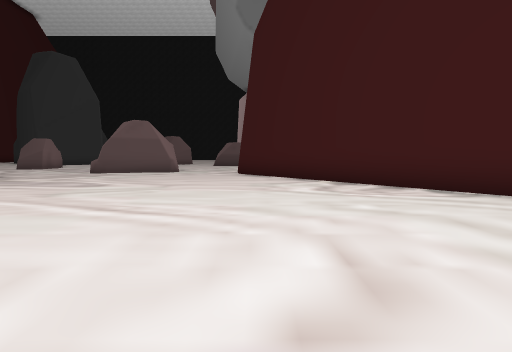
[1] (above)

22 first-person views from a walk through a scene from a Unity 3-D project. The camera is 1.3 m above the floor, tilts 4° down and sees 80° across. The floor is counted in squares, 2 m on a side. Each view is taken from the middle of a square. On the plan, view 1 faces up. The plan holds only what a view shows up to about 10 squares ahead; the rest is blank. The place goes on beyond the plan. The player is left out.

[2]
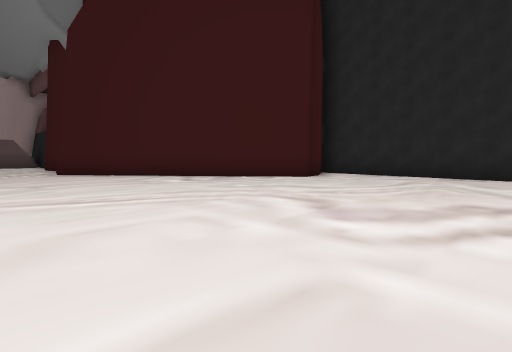

[3]
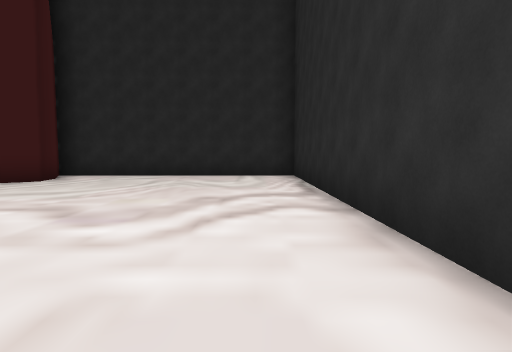

[4]
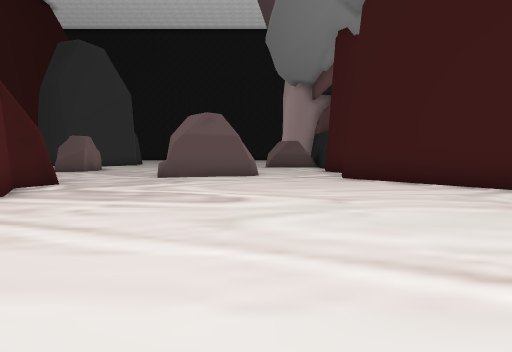

[5]
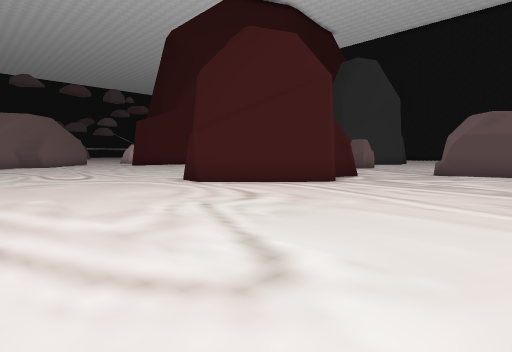

[6]
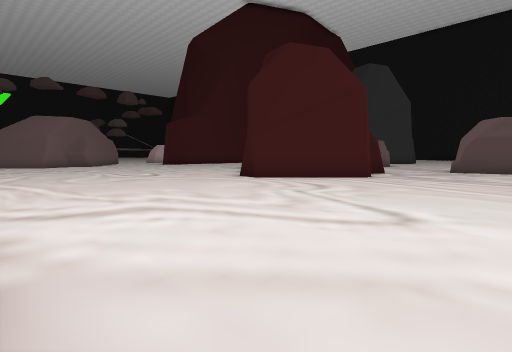

[7]
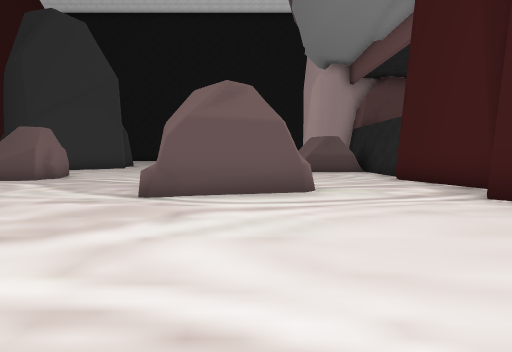

[8]
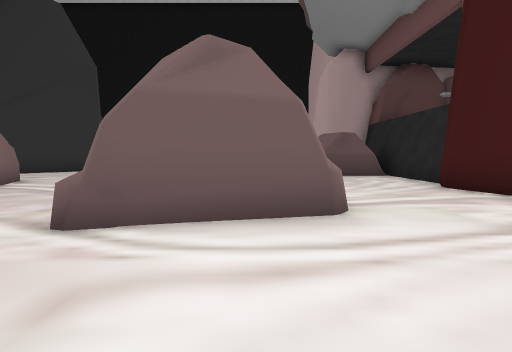

[9]
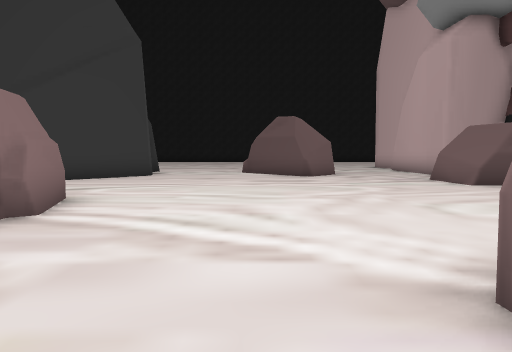

[10]
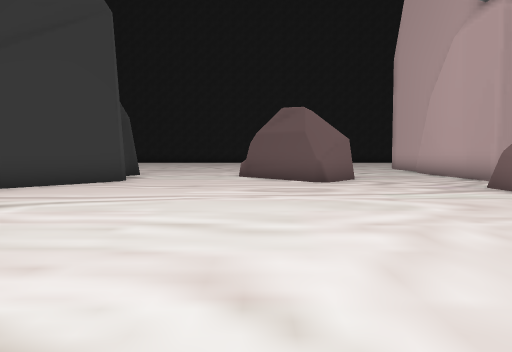

[11]
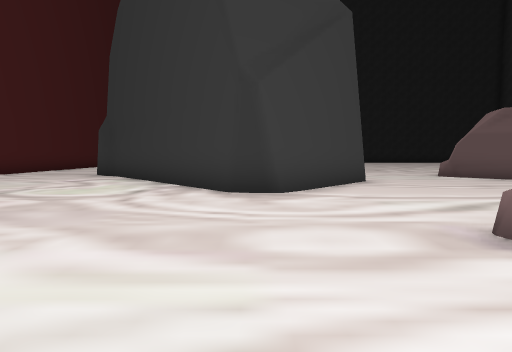

[12]
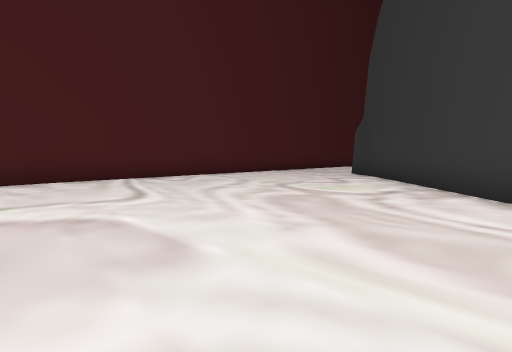

[13]
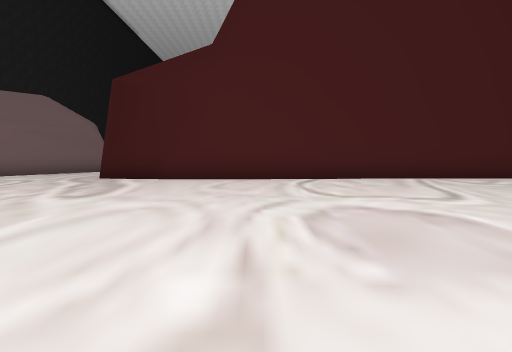

[14]
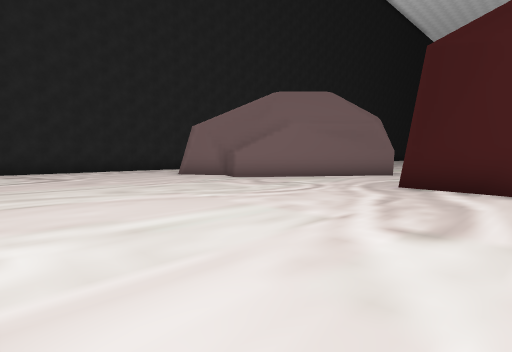

[15]
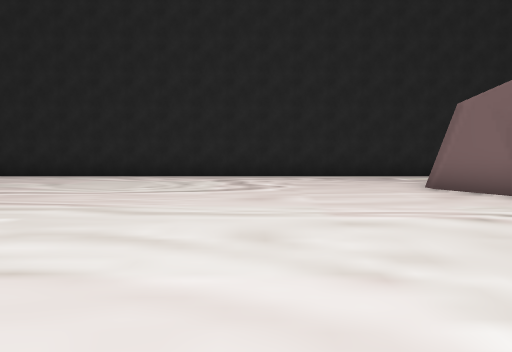

[16]
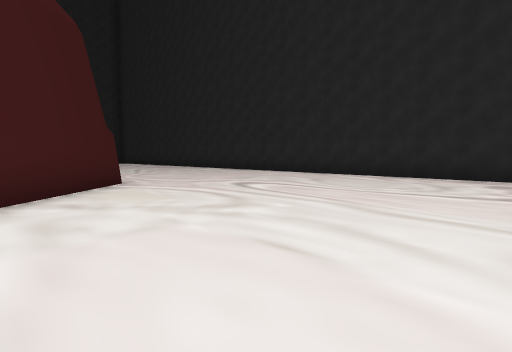

[17]
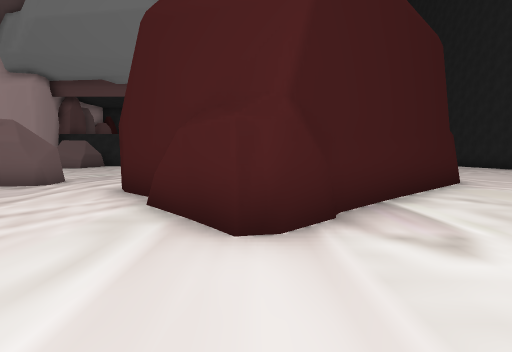

[18]
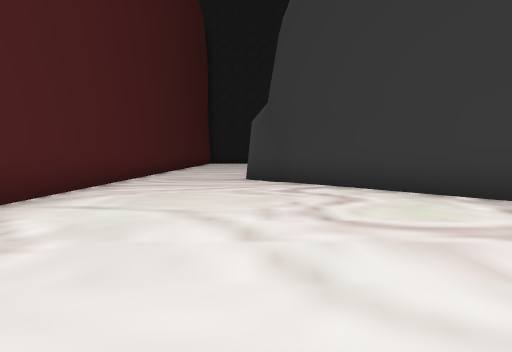

[19]
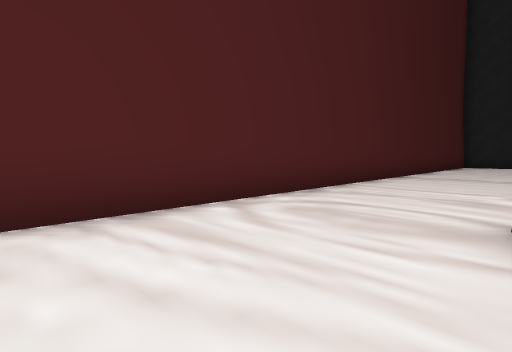

[20]
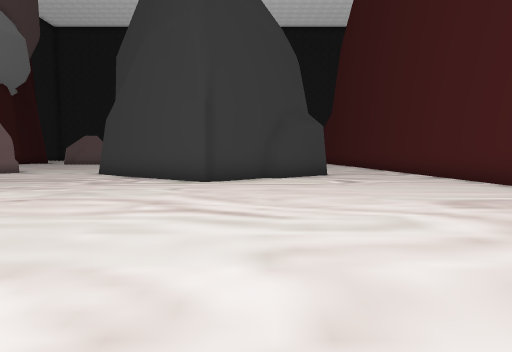

[21]
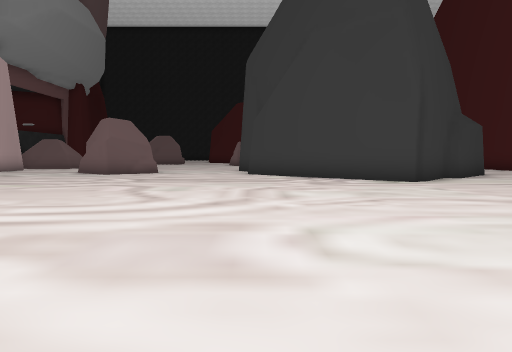

[22]
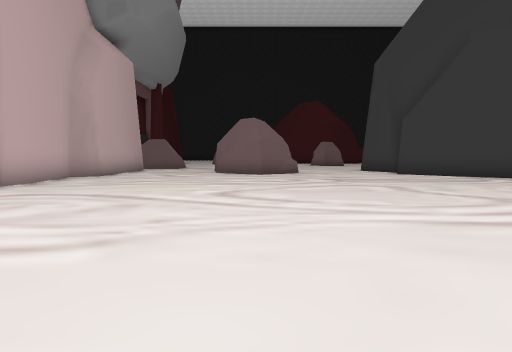

### Floor plan
Points are (right, up) in squares from view 1. A wall is a line through its corners. A room is listed if a view was taken in it or the views show most of it. See-through windows are left out.
Room 1 (views 1, 2, 3, 4, 5, 6, 7, 8, 9, 10, 11, 12, 13, 14, 15, 16, 17, 18, 19, 20, 21, 22)
walls: (-11.8, 18.9) (-12.7, 18.2) (-13.4, 18.3) (-17.1, 22.2) (-17.6, 22.3) (-18, 22.8) (-18.2, 23.4) (-16.7, 24.5) (-16.3, 24.5) (-15.3, 25.5) (-14.8, 25.8) (-10.7, 22.9) (-11, 22.3); (-10.3, 20.6) (-12.1, 18.6); (-12.8, 10.2) (-11.7, 11.3) (-11.2, 11.6); (-7.4, 8.7) (-7.8, 7.9); (-7.6, 7.7) (-6.9, 6.6) (-8.8, 4.6); (-14, 8.3) (-14.4, 8.7) (-14.5, 9.2) (-12.9, 10.4); (0.3, 14.9) (0.3, 18.1); (-1.3, 20.3) (-1.3, 23.8) (-0.7, 24.3) (-0.9, 26.2) (-0.8, 26.8); (-8.2, 5.2) (-9, 4.4); (0.4, 11.7) (-0.3, 13.8) (-0.1, 14.3); (-9.3, 4.2) (-9.8, 4.3) (-13.9, 8.4); (-21.1, 13.3) (-21.1, 9.6); (-21.3, 14.4) (-21.1, 13); (-21.1, 10.1) (-21.3, 7.7); (-23.6, 5.3) (-21, 3.2) (-21.4, 2.2) (-20.9, 2); (-21.1, 2.3) (-20.5, 1.3) (-20.5, 1); (-20.6, 1.4) (-20.5, 0.9); (-1.6, -2.2) (6.6, -2.2) (6.6, 5.2) (5.3, 4.4) (4.4, 4.2) (-0.7, 10.5); (-21.4, 30.8) (-21.3, 14.3); (-22.6, -2.2) (-9.2, -2.2)
low walls: (-15.9, 20.7) (-17.3, 22)
objects: rock (-11, 14) to (-10, 15); rock (-7, 21) to (-5, 23); rock (-6, 11) to (-3, 12); rock (-2, 18) to (-1, 19)

Where each view was taken, in squares from view 1:
view 1: 0 up, 0 right, facing up
view 2: 1 down, 3 left, facing up-right
view 3: 1 down, 3 left, facing right
view 4: 2 up, 3 left, facing up
view 5: 0 up, 3 left, facing up-left
view 6: 2 down, 3 left, facing up-left
view 7: 6 up, 4 left, facing up
view 8: 8 up, 4 left, facing up
view 9: 11 up, 7 left, facing up
view 10: 13 up, 7 left, facing up
view 11: 13 up, 13 left, facing up
view 12: 13 up, 13 left, facing up-left
view 13: 12 up, 13 left, facing left
view 14: 10 up, 15 left, facing down-left
view 15: 7 up, 17 left, facing down
view 16: 7 up, 17 left, facing down-right
view 17: 9 up, 17 left, facing right
view 18: 15 up, 18 left, facing up
view 19: 20 up, 18 left, facing up-left
view 20: 33 up, 16 left, facing down
view 21: 33 up, 11 left, facing down
view 22: 33 up, 6 left, facing down
